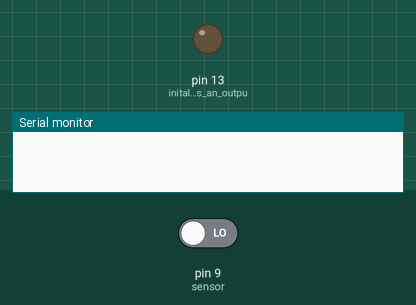
Bench run of a program on a simulated Arduino Uno, built with avr-gcc and run on an emulated ATmega328P. Shown: output pins drawn as LEDs (lit = HIGH), the last lines printed to the serial monitor. The test bench sets the inputs (shaded band); at power-on: pin 9 (sensor) LOW.

Above: at 1.2 s.
1.3 s: pin 9 (sensor) driven HIGH
At 2.3 s:
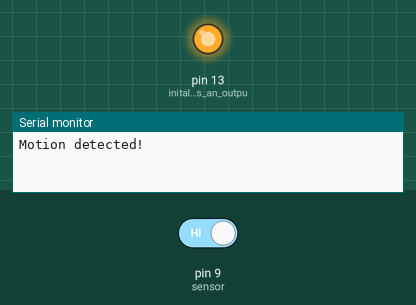
2.9 s: pin 9 (sensor) driven LOW
At 3.4 s:
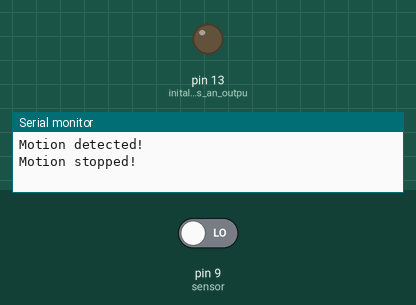
Timing chart, 0 to 5.9 s (numbered marks = the images above; inputs shaded):
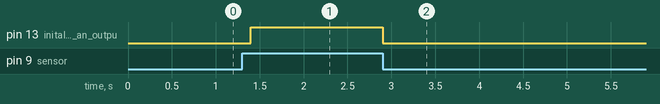

The program:

main.cpp
```cpp
#include <Arduino.h>

int sensor = 9;  // the pin that the sensor is atteched to
int state = LOW; // by default, no motion detected
int val = 0;     // variable to store the sensor status (value)

void setup()
{
  pinMode(LED_BUILTIN, OUTPUT);   // initalize LED as an output
  pinMode(sensor, INPUT); // initialize sensor as an input
  Serial.begin(9600);     // initialize serial
}

void loop()
{
  val = digitalRead(sensor); // read sensor value
  if (val == HIGH)
  {                          // check if the sensor is HIGH
    digitalWrite(LED_BUILTIN, HIGH); // turn LED_BUILTIN ON
    delay(100);              // delay 100 milliseconds

    if (state == LOW)
    {
      Serial.println("Motion detected!");
      state = HIGH; // update variable state to HIGH
    }
  }
  else
  {
    digitalWrite(LED_BUILTIN, LOW); // turn LED_BUILTIN OFF
    delay(200);             // delay 200 milliseconds

    if (state == HIGH)
    {
      Serial.println("Motion stopped!");
      state = LOW; // update variable state to LOW
    }
  }
}
```

Measured:
- after the input at 1.3 s, pin 13 (initalize_LED_as_an_outpu): LOW → HIGH after 0.10 s
- after the input at 2.9 s, pin 13 (initalize_LED_as_an_outpu): HIGH → LOW at once
